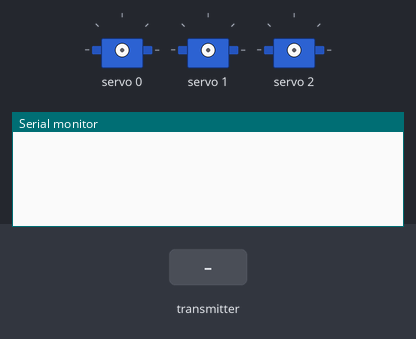
The sketch below on a simulated Arduino Mega 2560, built with avr-gcc and run on an emulated ATmega2560. Parts: 3 × servo, the last lines printed to the serial monitor. The test bench sets the inputs (shaded band). No radio packets arrive unless stated.

Above: at 1.2 s.
1.3 s: the transmitter starts sending receivedData.0 = 25
At 2.4 s:
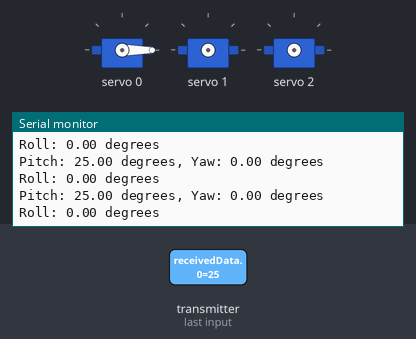
2.8 s: the transmitter starts sending receivedData.1 = 25
At 3.9 s:
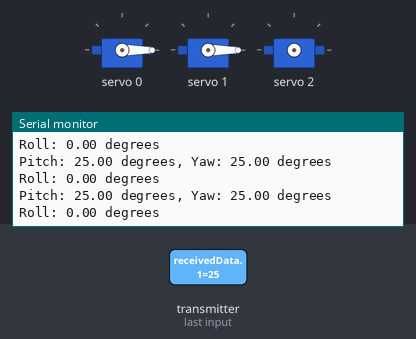
4.3 s: the transmitter starts sending receivedData.2 = 25
At 5.0 s:
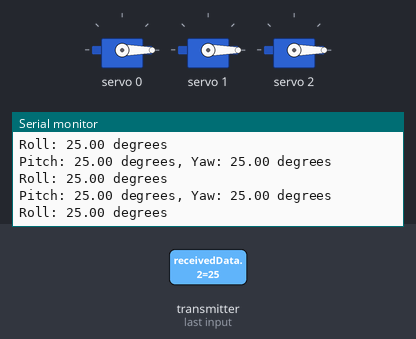

Measured:
- after the input at 1.3 s, the serial monitor: prints a new line at once (image 1)
- after the input at 4.3 s, the serial monitor: prints a new line at once (image 3)

The sketch:

receiver.ino
```cpp
#include <Wire.h>
#include <Adafruit_PWMServoDriver.h>
#include <RF24.h>

RF24 radio(46,47); // CE, CSN
const byte address[6] = "00001";

Adafruit_PWMServoDriver pwm = Adafruit_PWMServoDriver(); // Create an instance of the PWM driver
int pitchServoPos, yawServoPos, rollServoPos;

void setup() {
  Serial.begin(19200);
  radio.begin();
  radio.openReadingPipe(0, address);
  radio.setPALevel(RF24_PA_MIN);
  radio.startListening();

  pwm.begin();
  pwm.setPWMFreq(60);  // Analog servos run at ~60 Hz updates
}

void loop() {
  if (radio.available()) {
    float receivedData[3]; // Create an array to hold received data
    radio.read(&receivedData, sizeof(receivedData));

    float pitch = receivedData[0];
    float yaw = receivedData[1];
    float roll = receivedData[2];

   // Map pitch and yaw angles to servo positions
    pitchServoPos = map(pitch, -90, 90, -90, 90); // Adjust min and max values as needed for your servos
    yawServoPos = map(yaw, -90, 90, -90, 90);
    rollServoPos = map(roll, -90, 90, -90, 90);

    // Write servo positions
    pwm.setPWM(0, 0, pitchServoPos); // Assuming servo for pitch is connected to channel 0
    pwm.setPWM(1, 0, yawServoPos);   // Assuming servo for yaw is connected to channel 1
    pwm.setPWM(2, 0, rollServoPos);  // Assuming servo for roll is connected to channel 2

    Serial.print("Pitch: ");
    Serial.print(pitch); Serial.print(" degrees, ");
    Serial.print("Yaw: ");
    Serial.print(yaw); Serial.println(" degrees");
    Serial.print("Roll: ");
    Serial.print(roll); Serial.println(" degrees");
  }
}
```
